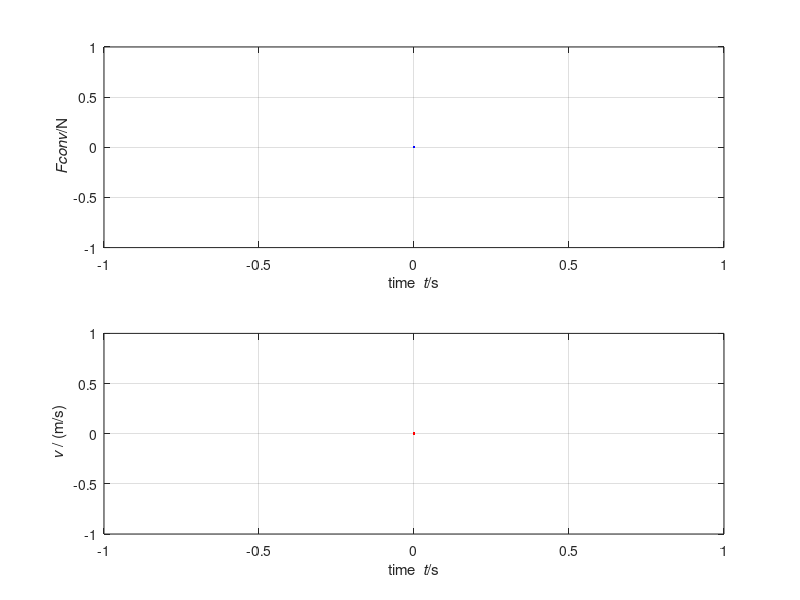

Recreate this plot in MATLAB. (Note: this script raises an error after producing the figure.)
%%% Numerical simulation of rocket propulsion
%% Coordinates (t, z)

%% Constants
m = 756e3;         % kg: rocket mass without fuel
rho = 0.17;        % kg/mol: fuel molar mass
delta = 25;            % mol/m^3: fuel molar density
A = 7.5;           % m^2: nozzle area
h = 0.3;           % N/(m^2/s^2): drag coefficient
ka = 6.67430e-11;  % N/(kg^2/m^2): gravity const.
g = 9.8;      % kg: Earth's mass

%% Initial conditions
t = 0;       % s: initial time
N = 12.2e6;  % mol: amount of fuel
z = 0;       % m: altitude of control volume
v = 0;       % m/s: velocity of control volume

%% Boundary conditions
J = -80e3;  % mol/s: matter influx at nozzle
p = 3.7e6;  % N/m^2: pressure at nozzle

%% Time-iteration parameters
t1 = 160;    % s: final time
dt = 0.001;  % s: time step

%% Plotting
dtplot = t1/360; % time interval between plots
tplot = dtplot; % time for next plot
figure
subplot(2, 1, 1); plot(t, 0, '.b')
xlim([0, t1])
xlabel('time {\it t}/s'); ylabel('{\it Fconv}/N')
axis('tight'); grid on; hold on
subplot(2, 1, 2); plot(t, v, '.r')
xlim([0, t1])
xlabel('time {\it t}/s'); ylabel('{\it v} / (m/s)')
axis('tight'); grid on; hold on %@

%% Numerical time integration
while t < t1 && v < 300 && N > 0 % '&&' means 'and'

  P = (m + rho * N) * v;
  vb = J / (A * delta) + v;
  F = Sigma + J * delta * rho * vb;
  G = (m + rho * N) * g;

  t = t + dt;
  N = N + J * dt;
  P = P + (F + G) * dt;
  z = z + v * dt;

  v = P / (m + rho * N);

  %% plot
  if t > tplot
    subplot(2, 1, 1); plot(t, Fnoz - A * p, '.b')
    subplot(2, 1, 2); plot(t, v, '.r')
    pause(0)
    tplot = tplot + dtplot;
  end %@

end
